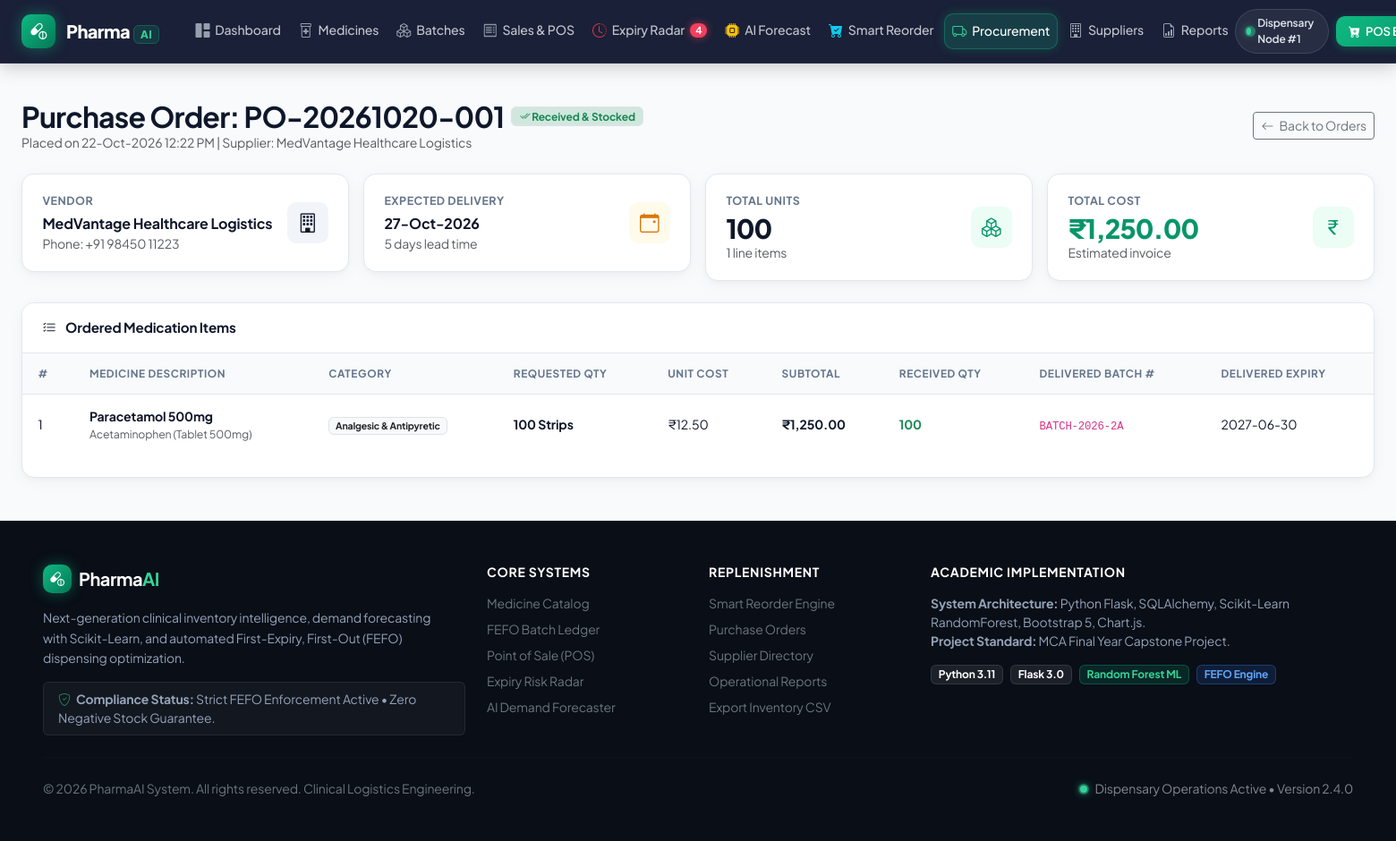
Screenshot of /purchase-orders/1 (signed in) with the database file from the repository.
### models/purchase_order.py (models this page shows, shortened)
class PurchaseOrder(db.Model):
    __tablename__ = "purchase_orders"
    id = db.Column(db.Integer, primary_key=True)
    po_number = db.Column(db.String(50), unique=True, nullable=False, index=True)
    supplier_id = db.Column(
        db.Integer, db.ForeignKey("suppliers.id"), nullable=False, index=True
    )
    user_id = db.Column(db.Integer, db.ForeignKey("users.id"), nullable=True)
    status = db.Column(
        db.String(30), nullable=False, default="Draft", index=True
    )  # 'Draft', 'Ordered', 'Received', 'Cancelled'
    order_date = db.Column(db.DateTime, default=datetime.utcnow, nullable=False)
    expected_delivery_date = db.Column(db.Date, nullable=True)
    received_date = db.Column(db.DateTime, nullable=True)
    total_amount = db.Column(db.Float, nullable=False, default=0.0)
    notes = db.Column(db.Text, nullable=True)
    created_at = db.Column(db.DateTime, default=datetime.utcnow, nullable=False)
    items = db.relationship(
        "PurchaseOrderItem", backref="purchase_order", lazy="dynamic", cascade="all, delete-orphan"
    )
    @property
    def total_ordered_units(self) -> int:
        return sum(item.requested_quantity for item in self.items)

class PurchaseOrderItem(db.Model):
    __tablename__ = "purchase_order_items"
    id = db.Column(db.Integer, primary_key=True)
    po_id = db.Column(
        db.Integer, db.ForeignKey("purchase_orders.id"), nullable=False, index=True
    )
    medicine_id = db.Column(
        db.Integer, db.ForeignKey("medicines.id"), nullable=False, index=True
    )
    requested_quantity = db.Column(db.Integer, nullable=False)
    unit_cost = db.Column(db.Float, nullable=False, default=0.0)
    subtotal = db.Column(db.Float, nullable=False, default=0.0)
    received_quantity = db.Column(db.Integer, nullable=False, default=0)
    batch_number = db.Column(db.String(80), nullable=True)
    expiry_date = db.Column(db.Date, nullable=True)

### models/supplier.py (models this page shows, shortened)
class Supplier(db.Model):
    __tablename__ = "suppliers"
    id = db.Column(db.Integer, primary_key=True)
    name = db.Column(db.String(150), nullable=False, unique=True, index=True)
    contact_person = db.Column(db.String(100), nullable=True)
    email = db.Column(db.String(120), nullable=True)
    phone = db.Column(db.String(30), nullable=True)
    address = db.Column(db.Text, nullable=True)
    lead_time_days = db.Column(
        db.Integer, default=7, nullable=False
    )  # Crucial for reorder point formulas
    rating = db.Column(db.Float, default=4.5)
    is_active = db.Column(db.Boolean, default=True, nullable=False)
    created_at = db.Column(db.DateTime, default=datetime.utcnow, nullable=False)
    updated_at = db.Column(
        db.DateTime, default=datetime.utcnow, onupdate=datetime.utcnow, nullable=False
    )
    medicines = db.relationship("Medicine", backref="preferred_supplier", lazy="dynamic")
    purchase_orders = db.relationship("PurchaseOrder", backref="supplier", lazy="dynamic")

### models/medicine.py (models this page shows, shortened)
class Medicine(db.Model):
    __tablename__ = "medicines"
    id = db.Column(db.Integer, primary_key=True)
    name = db.Column(db.String(150), nullable=False, index=True)
    generic_name = db.Column(db.String(150), nullable=False, index=True)
    category = db.Column(db.String(80), nullable=False, index=True)
    dosage_form = db.Column(db.String(50), nullable=False)  # Tablet, Capsule, Syrup, etc.
    strength = db.Column(db.String(50), nullable=True)  # e.g., 500mg, 10mg/5ml
    unit = db.Column(db.String(30), nullable=False, default="Strip")  # Strip, Box, Bottle, Vial
    pack_size = db.Column(
        db.Integer, nullable=False, default=10
    )  # Minimum pack bundle for ordering
    reorder_level = db.Column(
        db.Integer, nullable=False, default=50
    )  # Static baseline reorder trigger
    supplier_id = db.Column(db.Integer, db.ForeignKey("suppliers.id"), nullable=True)
    is_active = db.Column(db.Boolean, default=True, nullable=False)
    created_at = db.Column(db.DateTime, default=datetime.utcnow, nullable=False)
    updated_at = db.Column(
        db.DateTime, default=datetime.utcnow, onupdate=datetime.utcnow, nullable=False
    )
    batches = db.relationship(
        "Batch", backref="medicine", lazy="dynamic", cascade="all, delete-orphan"
    )
    daily_sales = db.relationship(
        "DailyMedicineSales", backref="medicine", lazy="dynamic", cascade="all, delete-orphan"
    )
    predictions = db.relationship(
        "DemandPrediction", backref="medicine", lazy="dynamic", cascade="all, delete-orphan"
    )
    stock_movements = db.relationship(
        "StockMovement", backref="medicine", lazy="dynamic", cascade="all, delete-orphan"
    )
    po_items = db.relationship("PurchaseOrderItem", backref="medicine", lazy="dynamic")
    sale_items = db.relationship("SaleItem", backref="medicine", lazy="dynamic")
    @property
    def usable_stock(self) -> int:
        today = date.today()
        usable_batches = [
            b for b in self.batches if b.current_quantity > 0 and b.expiry_date > today
        ]
        return sum(b.current_quantity for b in usable_batches)
    @property
    def is_low_stock(self) -> bool:
        return self.usable_stock <= self.reorder_level

### routes/po_routes.py (the view)
@po_bp.route("/<int:id>")
@login_required
def view(id: int):
    po = PurchaseOrder.query.get_or_404(id)
    return render_template("purchase_orders/view.html", po=po)

### templates/purchase_orders/view.html (shortened to what this page needs)
{% extends "base.html" %}
{% block content %}
<div class="container-fluid px-lg-4 py-4">
  <div class="d-flex justify-content-between align-items-center mb-4">
    <div>
      <div class="d-flex align-items-center gap-2">
        <h2 class="fw-bold text-navy mb-0">Purchase Order: {{ po.po_number }}</h2>
        {% if po.status == 'Ordered' %}
          <span class="badge bg-warning text-dark border px-2 py-1"><i class="bi bi-truck"></i> Ordered (Awaiting Delivery)</span>
        {% elif po.status == 'Received' %}
          <span class="badge bg-success-subtle text-success border px-2 py-1"><i class="bi bi-check2-all"></i> Received & Stocked</span>
        {% elif po.status == 'Cancelled' %}
          <span class="badge bg-danger-subtle text-danger border px-2 py-1">Cancelled</span>
        {% else %}
          <span class="badge bg-secondary-subtle text-secondary border px-2 py-1">Draft</span>
        {% endif %}
      </div>
      <p class="text-muted small mb-0">Placed on {{ po.order_date.strftime('%d-%b-%Y %I:%M %p') }} | Supplier: {{ po.supplier.name }}</p>
    </div>
    <div class="d-flex gap-2">
      <a href="{{ url_for('purchase_orders.index') }}" class="btn btn-outline-secondary btn-sm">
        <i class="bi bi-arrow-left me-1"></i> Back to Orders
      </a>
    </div>
  </div>
  <div class="row g-3 mb-4">
    <div class="col-md-3 col-sm-6">
      <div class="kpi-card">
        <div>
          <div class="kpi-title">Vendor</div>
          <div class="fw-bold text-navy fs-6">{{ po.supplier.name }}</div>
          <div class="small text-muted">Phone: {{ po.supplier.phone or 'N/A' }}</div>
        </div>
        <div class="kpi-icon-box kpi-icon-navy"><i class="bi bi-building"></i></div>
      </div>
    </div>
    <div class="col-md-3 col-sm-6">
      <div class="kpi-card">
        <div>
          <div class="kpi-title">Expected Delivery</div>
          <div class="fw-bold text-navy fs-6">
            {{ po.expected_delivery_date.strftime('%d-%b-%Y') if po.expected_delivery_date else 'Not set' }}
          </div>
          <div class="small text-muted">{{ po.supplier.lead_time_days }} days lead time</div>
        </div>
        <div class="kpi-icon-box kpi-icon-amber"><i class="bi bi-calendar-event"></i></div>
      </div>
    </div>
    <div class="col-md-3 col-sm-6">
      <div class="kpi-card">
        <div>
          <div class="kpi-title">Total Units</div>
          <div class="kpi-value text-navy">{{ po.total_ordered_units }}</div>
          <div class="small text-muted">{{ po.items.count() }} line items</div>
        </div>
        <div class="kpi-icon-box kpi-icon-emerald"><i class="bi bi-boxes"></i></div>
      </div>
    </div>
    <div class="col-md-3 col-sm-6">
      <div class="kpi-card">
        <div>
          <div class="kpi-title">Total Cost</div>
          <div class="kpi-value text-emerald">₹{{ "{:,.2f}".format(po.total_amount) }}</div>
          <div class="small text-muted">Estimated invoice</div>
        </div>
        <div class="kpi-icon-box kpi-icon-emerald"><i class="bi bi-currency-rupee"></i></div>
      </div>
    </div>
  </div>
  <div class="card-modern mb-4">
    <div class="card-header">
      <span class="fw-bold text-navy"><i class="bi bi-list-check me-2"></i> Ordered Medication Items</span>
    </div>
    <div class="card-body p-0">
      <div tabindex="0" role="region" aria-label="Purchase Order Line Items Table" class="table-wrapper border-0 rounded-0 shadow-none">
        <table class="table-medismart">
          <thead>
            <tr>
              <th>#</th>
              <th>Medicine Description</th>
              <th>Category</th>
              <th>Requested Qty</th>
              <th>Unit Cost</th>
              <th>Subtotal</th>
              <th>Received Qty</th>
              <th>Delivered Batch #</th>
              <th>Delivered Expiry</th>
            </tr>
          </thead>
          <tbody>
            {% for item in po.items %}
              <tr>
                <td>{{ loop.index }}</td>
                <td>
                  <strong class="text-navy">{{ item.medicine.name }}</strong>
                  <div class="small text-muted">{{ item.medicine.generic_name }} ({{ item.medicine.dosage_form }} {{ item.medicine.strength }})</div>
                </td>
                <td><span class="badge bg-light text-dark border">{{ item.medicine.category }}</span></td>
                <td class="fw-bold">{{ item.requested_quantity }} {{ item.medicine.unit }}s</td>
                <td>₹{{ "{:,.2f}".format(item.unit_cost) }}</td>
                <td class="fw-bold">₹{{ "{:,.2f}".format(item.subtotal) }}</td>
                <td>
                  {% if item.received_quantity > 0 %}
                    <span class="text-success fw-bold">{{ item.received_quantity }}</span>
                  {% else %}
                    <span class="text-muted">Pending</span>
                  {% endif %}
                </td>
                <td><code>{{ item.batch_number or 'Awaiting' }}</code></td>
                <td>{{ item.expiry_date.strftime('%Y-%m-%d') if item.expiry_date else 'Awaiting' }}</td>
              </tr>
            {% endfor %}
          </tbody>
        </table>
      </div>
    </div>
  </div>
</div>
{% endblock %}

### static/css/style.css (style rules this page uses)
:root { --primary-emerald: #059669; --primary-emerald-hover: #047857; --emerald-500: #10b981; --emerald-400: #34d399; --emerald-100: #d1fae5; --emerald-50: #ecfdf5; --obsidian: #090e17; --dark-navy: #0f172a; --navy-800: #1e293b; --navy-700: #334155; --navy-600: #475569; --blue-600: #2563eb; --blue-500: #3b82f6; --blue-50: #eff6ff; --cyan-500: #06b6d4; --cyan-50: #ecfeff; --warning-amber: #f59e0b; --warning-amber-dark: #d97706; --warning-bg: #fffbeb; --alert-red: #f43f5e; --alert-red-dark: #e11d48; --alert-bg: #fff1f2; --text-main: #0f172a; --text-muted: #64748b; --text-subtle: #94a3b8; --bg-canvas: #f8fafc; --bg-surface: #ffffff; --border-color: #e2e8f0; --border-subtle: #f1f5f9; --shadow-sm: 0 1px 2px 0 rgba(15, 23, 42, 0.05); --shadow-card: 0 4px 20px -2px rgba(15, 23, 42, 0.05), 0 2px 6px -1px rgba(15, 23, 42, 0.03); --shadow-card-hover: 0 16px 32px -4px rgba(15, 23, 42, 0.09), 0 4px 12px -2px rgba(15, 23, 42, 0.04); --shadow-dropdown: 0 20px 25px -5px rgba(15, 23, 42, 0.15), 0 8px 10px -6px rgba(15, 23, 42, 0.1); --shadow-glow-emerald: 0 0 24px rgba(16, 185, 129, 0.35); --radius-xs: 6px; --radius-sm: 10px; --radius-md: 14px; --radius-lg: 20px; --radius-pill: 9999px; }
body { font-family: 'Plus Jakarta Sans', -apple-system, BlinkMacSystemFont, 'Segoe UI', Roboto, Helvetica, Arial, sans-serif; background-color: var(--bg-canvas); color: var(--text-main); min-height: 100vh; display: flex; flex-direction: column; letter-spacing: -0.01em; -webkit-font-smoothing: antialiased; -moz-osx-font-smoothing: grayscale; }
h1, h2, h3, h4, h5, h6 { color: var(--dark-navy); font-weight: 700; letter-spacing: -0.025em; }
a { color: var(--primary-emerald); text-decoration: none; transition: all 0.2s cubic-bezier(0.4, 0, 0.2, 1); }
.kpi-card { background: #ffffff; border: 1px solid var(--border-color); border-radius: var(--radius-md); padding: 1.25rem 1.4rem; box-shadow: var(--shadow-card); transition: all 0.25s cubic-bezier(0.4, 0, 0.2, 1); display: flex; justify-content: space-between; align-items: center; }
.kpi-title { font-size: 0.78rem; font-weight: 700; color: var(--text-muted); text-transform: uppercase; letter-spacing: 0.04em; margin-bottom: 0.25rem; }
.kpi-value { font-size: 1.85rem; font-weight: 800; color: var(--dark-navy); line-height: 1.15; letter-spacing: -0.03em; }
.kpi-icon-box { width: 46px; height: 46px; border-radius: var(--radius-sm); display: flex; align-items: center; justify-content: center; font-size: 1.35rem; flex-shrink: 0; }
.kpi-icon-emerald { background: var(--emerald-50); color: var(--primary-emerald); }
.kpi-icon-amber { background: var(--warning-bg); color: var(--warning-amber-dark); }
.kpi-icon-navy { background: #f1f5f9; color: var(--dark-navy); }
.card-modern { background: #ffffff; border: 1px solid var(--border-color); border-radius: var(--radius-md); box-shadow: var(--shadow-card); transition: all 0.25s ease; overflow: hidden; }
.card-modern .card-header { background: #ffffff; border-bottom: 1px solid var(--border-color); padding: 1rem 1.4rem; font-weight: 700; font-size: 0.95rem; color: var(--dark-navy); }
.table-medismart { width: 100%; margin-bottom: 0; border-collapse: separate; border-spacing: 0; }
.table-medismart th { background-color: #f8fafc; color: var(--text-muted); font-size: 0.74rem; font-weight: 700; text-transform: uppercase; letter-spacing: 0.05em; padding: 0.85rem 1.1rem; border-bottom: 1px solid var(--border-color); border-top: none; white-space: nowrap; }
.table-medismart td { padding: 0.9rem 1.1rem; font-size: 0.88rem; color: var(--text-main); border-bottom: 1px solid var(--border-color); vertical-align: middle; background-color: #ffffff; }
.table-medismart tr:last-child td { border-bottom: none; }
.table-wrapper { background: #ffffff; border: 1px solid var(--border-color); border-radius: var(--radius-md); box-shadow: var(--shadow-card); overflow-x: auto; margin-bottom: 1.5rem; }
.text-emerald { color: var(--primary-emerald) !important; }
.card-modern, .feature-card-modern, .bento-kpi-card { transition: transform 0.28s cubic-bezier(0.16, 1, 0.3, 1), box-shadow 0.28s ease, border-color 0.28s ease !important; }

### rows the page displays
PurchaseOrder: po_number "PO-20261020-001", order_date "22-Oct-2026 12:22 PM", expected_delivery_date "27-Oct-2026", total_amount "1,250.00"
Supplier: supplier.name "MedVantage Healthcare Logistics", supplier "+91 98450 11223", supplier.lead_time_days "5"
PurchaseOrderItem: total_ordered_units "100", medicine.name "Paracetamol 500mg", medicine.generic_name "Acetaminophen", medicine.dosage_form "Tablet", medicine.strength "500mg", medicine.category "Analgesic & Antipyretic", requested_quantity "100", medicine.unit "Strip", unit_cost "12.50", subtotal "1,250.00", received_quantity "100", batch_number "BATCH-2026-2A", expiry_date "2027-06-30"

### other values shown
{{ critical_expiry_count }} "4"
{{ po.items.count() }} "1"
